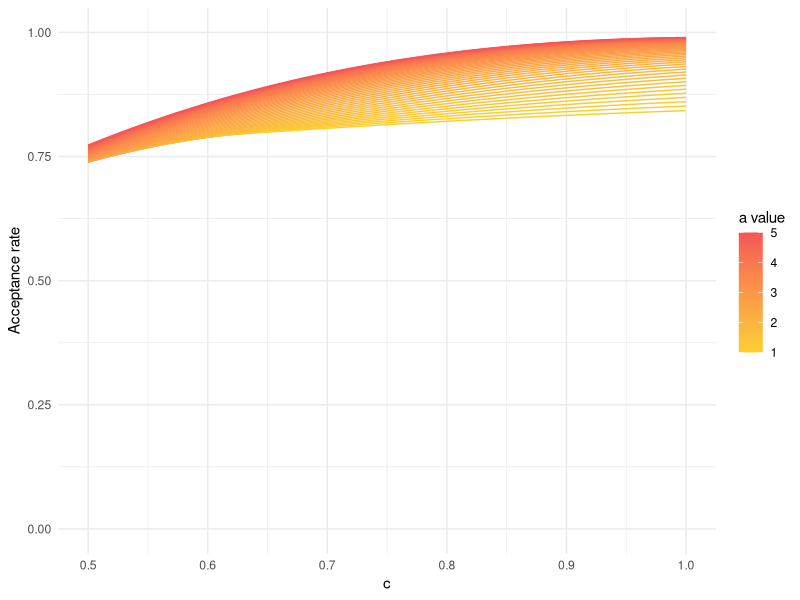

Write the R code that produced this figure.
get_acceptance_rate = function(a, b) {
  target = function(x) {
    x / (1 + x ^ 2) * exp(-a ^ 2 * (x - b) ^ 2)
  }
  
  sd = sqrt(0.5) / a
  m = b
  
  # breaking integrals into more parts helps numerical stability
  f_area1 = integrate(target, lower = 0, upper = m)$value
  f_area2 = integrate(target, lower = m, upper = Inf)$value
  f_area = f_area1 + f_area2
  stopifnot(f_area > 1e-10) # warning for underflow
  
  g_area =  pnorm(0, mean = b, sd = sd, lower.tail = FALSE) * sqrt(pi) / a / 2
  
  return(f_area / g_area)
}

###################################
library(ggplot2)
library(dplyr)
library(purrr)

b <- seq(0.5, 1, length.out = 100)
as <- seq(1, 5, length.out = 50)

# Create a dataframe
df <- map_df(as, ~{
  data.frame(
    a = .x,
    b = b,
    acceptance_rate = sapply(b, get_acceptance_rate, a = .x)
  )
})

# Plot
ggplot(df, aes(x=b, y=acceptance_rate, color=a, group=a)) +
  geom_line() +
  labs(x="c", y="Acceptance rate", color="a value") +
  theme_minimal() +
  scale_y_continuous(limits = c(0, 1)) +
  scale_color_gradient(low="#FCCF31", high="#F55555")